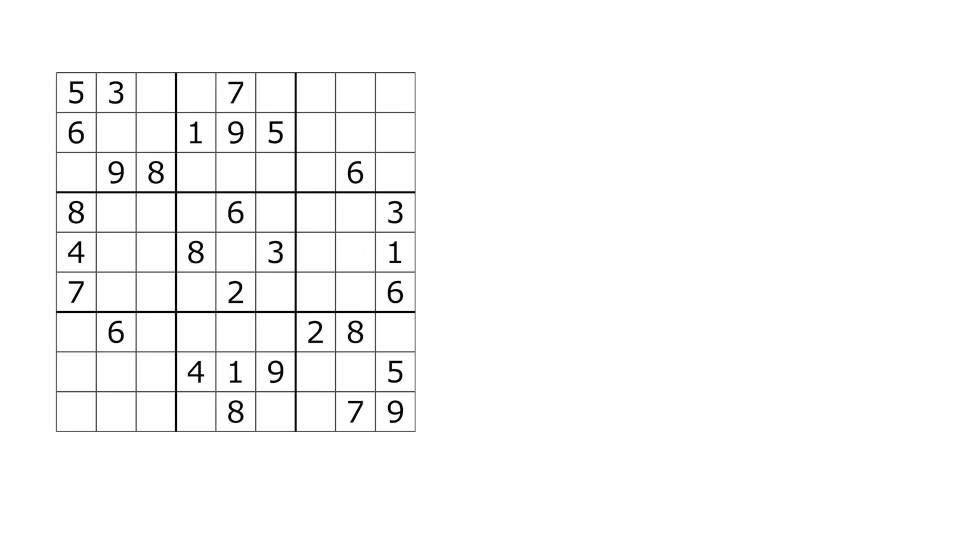
#> input picture frame 14 of breakdown/b.mp4, 1920 x 1080 px (shown at 1/2 size)
$ python edges.py
#> lines starting #> are read from the running program, lines starting #| are printed output that depends on the picture; after the words box and inside, x2 and y2 are one past the last pixel; in counts of white or black regions, pixels touching at a corner belong together
#> in main, frame is the input picture: shape (1080, 1920, 3); min 0, max 255, mean 249.4
import cv2
import numpy as np


def show(*args):
    for i, j in enumerate(args):
        cv2.imshow(str(i), j)
    cv2.waitKey(0)
    cv2.destroyAllWindows()


def process(img):
    kernel = cv2.getStructuringElement(cv2.MORPH_RECT, (2, 2))
    greyscale = img if len(img.shape) == 2 else cv2.cvtColor(img, cv2.COLOR_BGR2GRAY)
    denoise = cv2.GaussianBlur(greyscale, (9, 9), 0)
    thresh = cv2.adaptiveThreshold(denoise, 255, cv2.ADAPTIVE_THRESH_GAUSSIAN_C, cv2.THRESH_BINARY, 11, 2)
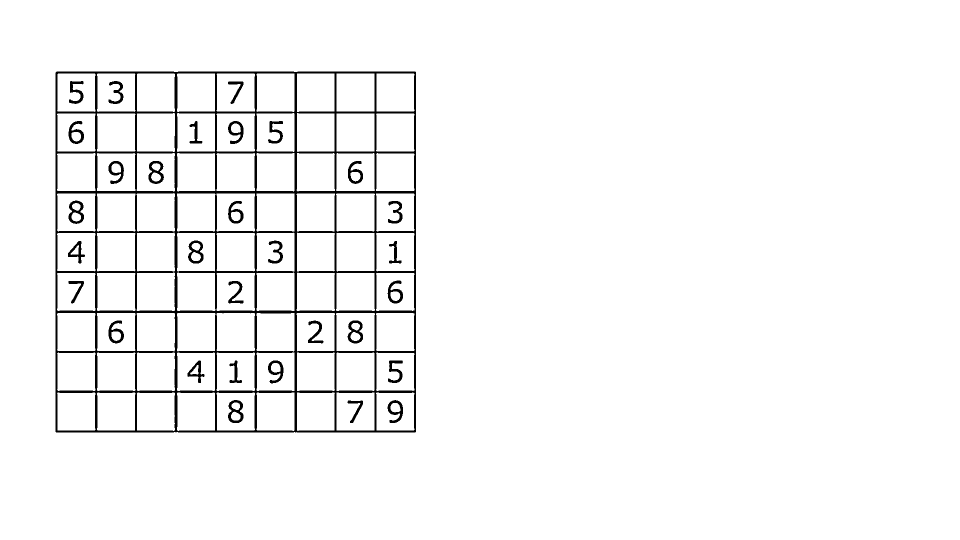
#> thresh: shape (1080, 1920) (shown at 1/2 size); 96.3% white; 31 black regions, largest, box (x1, y1, x2, y2) and area: (111, 143, 832, 865) 60151, (456, 800, 487, 846) 678, (137, 401, 168, 448) 674
    inverted = cv2.bitwise_not(thresh, 0)
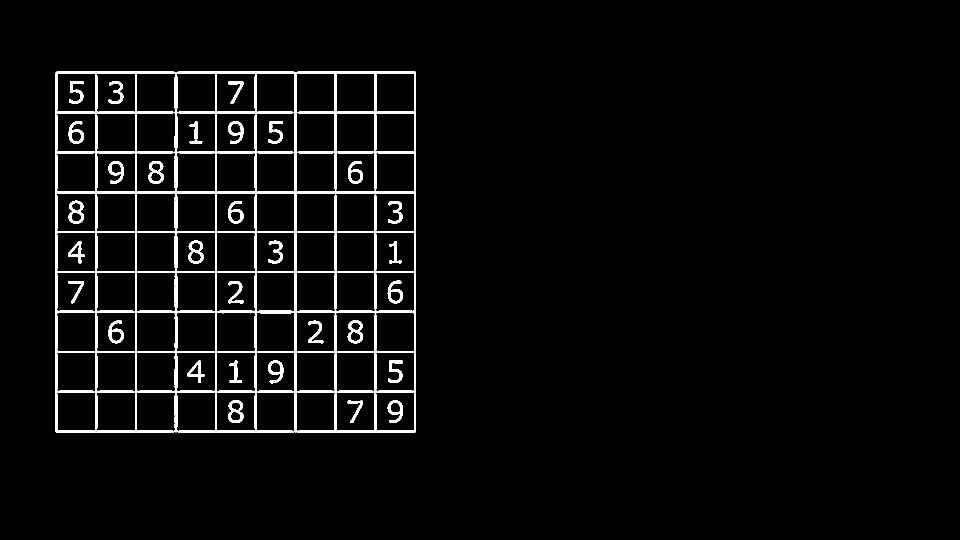
#> inverted: shape (1080, 1920) (shown at 1/2 size); 3.7% white; 31 white regions, largest, box (x1, y1, x2, y2) and area: (111, 143, 832, 865) 60151, (456, 800, 487, 846) 678, (137, 401, 168, 448) 674
    morph = cv2.morphologyEx(inverted, cv2.MORPH_OPEN, kernel)
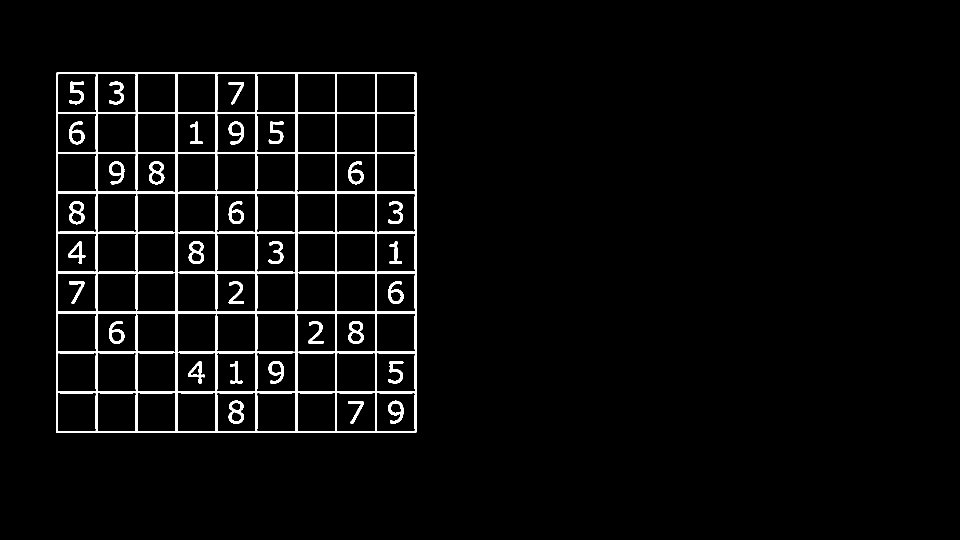
#> morph: shape (1080, 1920) (shown at 1/2 size); 3.7% white; 31 white regions, largest, box (x1, y1, x2, y2) and area: (112, 144, 833, 866) 60148, (457, 801, 488, 847) 678, (138, 402, 169, 449) 674
    dilated = cv2.dilate(morph, kernel, iterations=1)
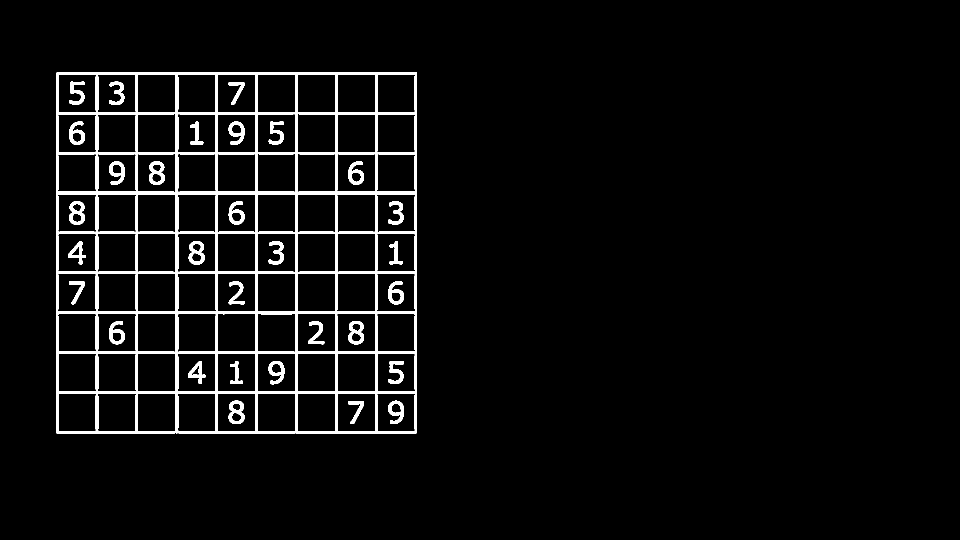
#> dilated: shape (1080, 1920) (shown at 1/2 size); 4.6% white; 31 white regions
    return dilated


def get_edges(img):
    contours, hire = cv2.findContours(img, cv2.RETR_EXTERNAL, cv2.CHAIN_APPROX_SIMPLE)
#> contours = 1 contour; box (x1, y1, x2, y2) and area: (112, 144, 834, 867) 520540; hire = [[-1, -1, -1, -1]]
    contours = sorted(contours, key=lambda x: cv2.contourArea(x), reverse=True)
    largest_contour = np.squeeze(contours[0])
#> largest_contour = 27 pairs, first value 112 to 833, second value 144 to 866
    return largest_contour


def main(path, out_path, framerate, dims):
    cap = cv2.VideoCapture(path)

    fourcc = cv2.VideoWriter_fourcc(*'XVID')
    out = cv2.VideoWriter(out_path, fourcc, framerate, dims)

    while True:
        # Capture frame-by-frame
        ret, frame = cap.read()

        if frame is None:
            break

        processed = process(frame)
        contour = get_edges(processed)
#> contour has the same summary as largest_contour in get_edges
        cv2.drawContours(frame, [contour], 0, (0, 0, 255), 3)
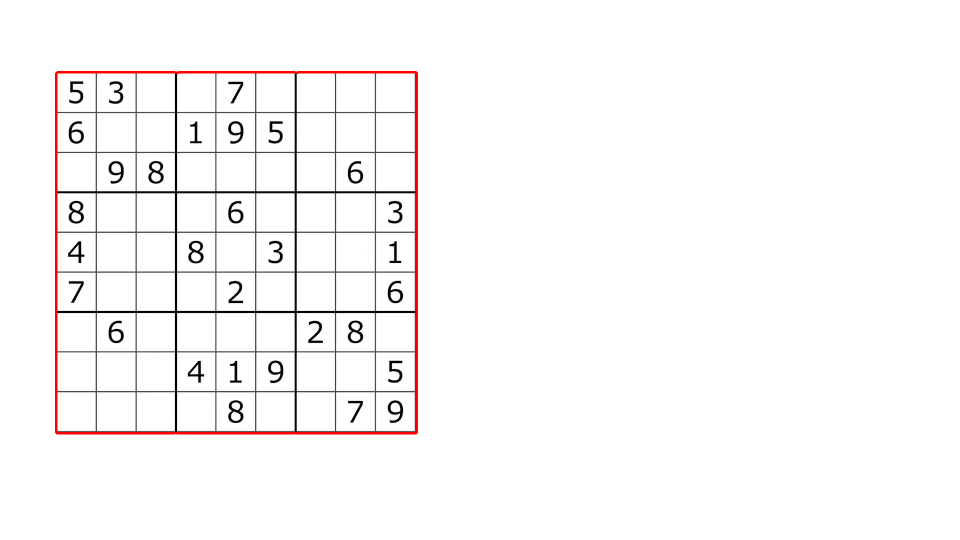
#> frame: shape (1080, 1920, 3) (shown at 1/2 size); 0.69% of pixels changed, all inside (x1, y1, x2, y2) = (110, 142, 836, 869)

        out.write(frame)
        if cv2.waitKey(1) & 0xFF == ord('q'):
#> (key q is pressed here)
            break

    # When everything done, release the capture
    cap.release()
    cv2.destroyAllWindows()

if __name__ == '__main__':
    main('b.mp4', 'edges.avi', 30.0, (1920, 1080))

$ run again, starting later in the video
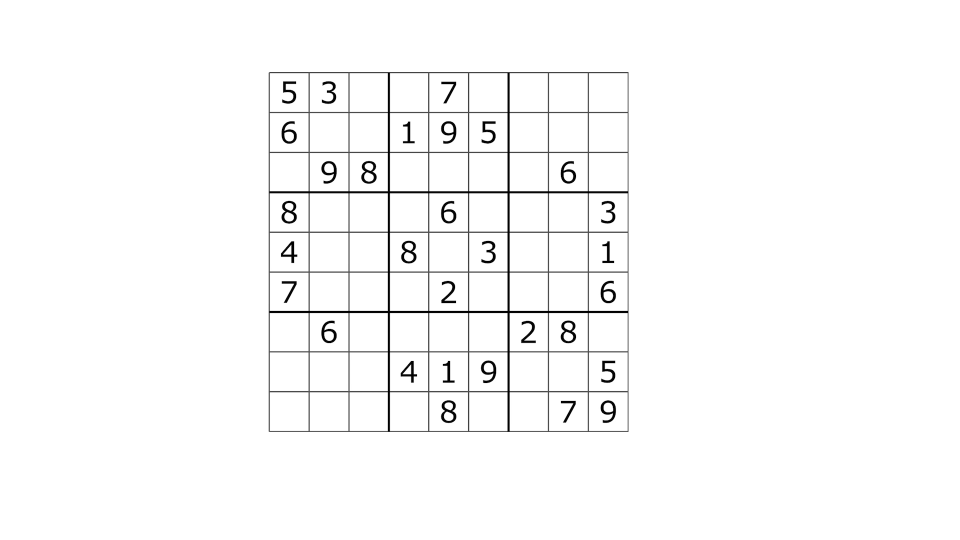
#> input picture frame 67 of breakdown/b.mp4, 1920 x 1080 px (shown at 1/2 size)
#> in main, frame is the input picture: shape (1080, 1920, 3); min 0, max 255, mean 249.4
#> thresh: shape (1080, 1920); 96.3% white; 31 black regions, largest, box (x1, y1, x2, y2) and area: (536, 143, 1258, 865) 59693, (802, 481, 833, 527) 675, (882, 800, 913, 846) 675
#> morph: shape (1080, 1920); 3.7% white; 31 white regions, largest, box (x1, y1, x2, y2) and area: (537, 144, 1259, 866) 59693, (803, 482, 834, 528) 675, (883, 801, 914, 847) 675
#> in process, `dilated = cv2.dilate(morph, kernel, iterations=1)`:
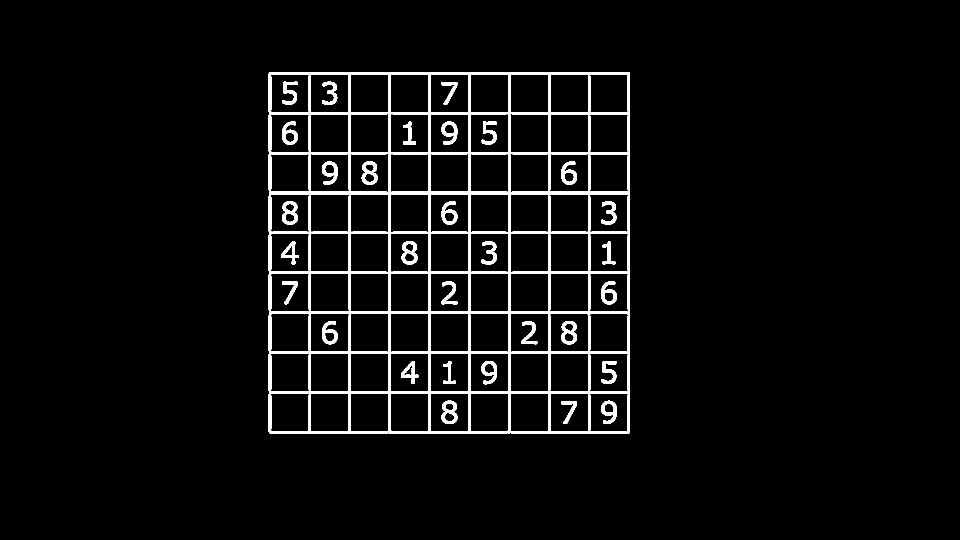
#> dilated: shape (1080, 1920) (shown at 1/2 size); 4.5% white; 31 white regions
#> contours = 1 contour; box (x1, y1, x2, y2) and area: (537, 144, 1260, 867) 521196; hire = [[-1, -1, -1, -1]]
#> largest_contour = 66 pairs, first value 537 to 1259, second value 144 to 866
#> contour has the same summary as largest_contour in get_edges
#> in main, `cv2.drawContours(frame, [contour], 0, (0, 0, 255), 3)`:
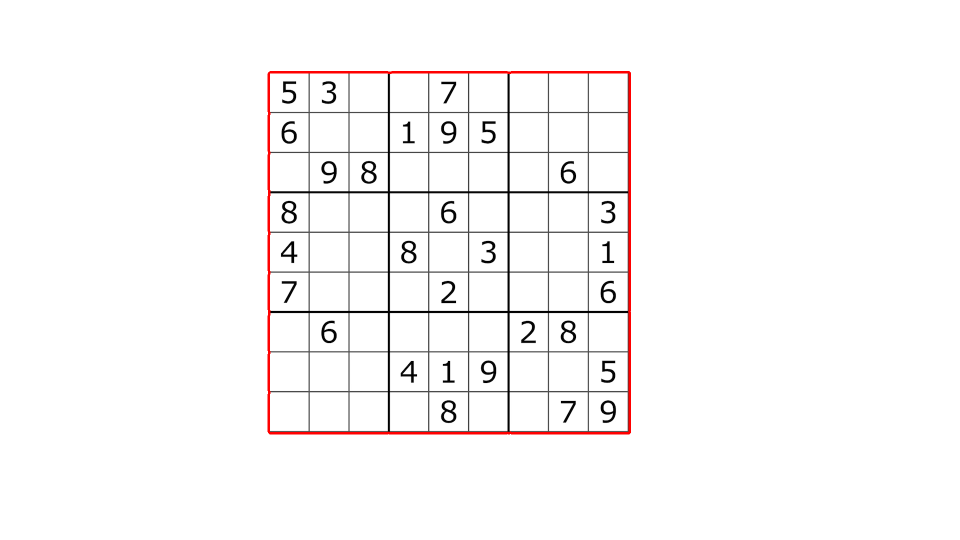
#> frame: shape (1080, 1920, 3) (shown at 1/2 size); 0.69% of pixels changed, all inside (x1, y1, x2, y2) = (535, 142, 1262, 869)

$ run again, starting later in the video
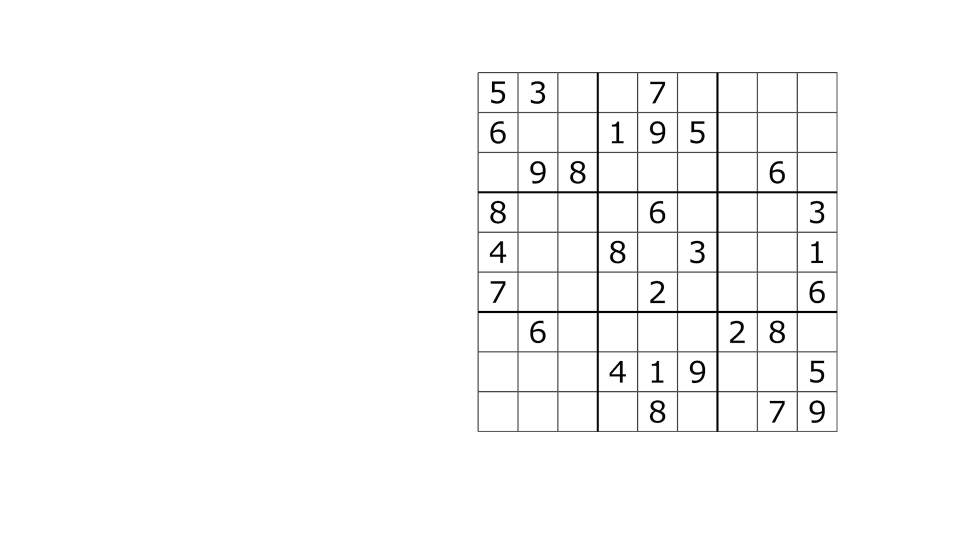
#> input picture frame 119 of breakdown/b.mp4, 1920 x 1080 px (shown at 1/2 size)
#> in main, frame is the input picture: shape (1080, 1920, 3); min 0, max 255, mean 249.4
#> thresh: shape (1080, 1920); 96.4% white; 31 black regions, largest, box (x1, y1, x2, y2) and area: (954, 143, 1676, 865) 59193, (1140, 322, 1171, 368) 674, (1220, 481, 1251, 527) 672
#> morph: shape (1080, 1920); 3.6% white; 31 white regions, largest, box (x1, y1, x2, y2) and area: (955, 144, 1677, 866) 59193, (1141, 323, 1172, 369) 674, (1221, 482, 1252, 528) 672
#> in process, `dilated = cv2.dilate(morph, kernel, iterations=1)`:
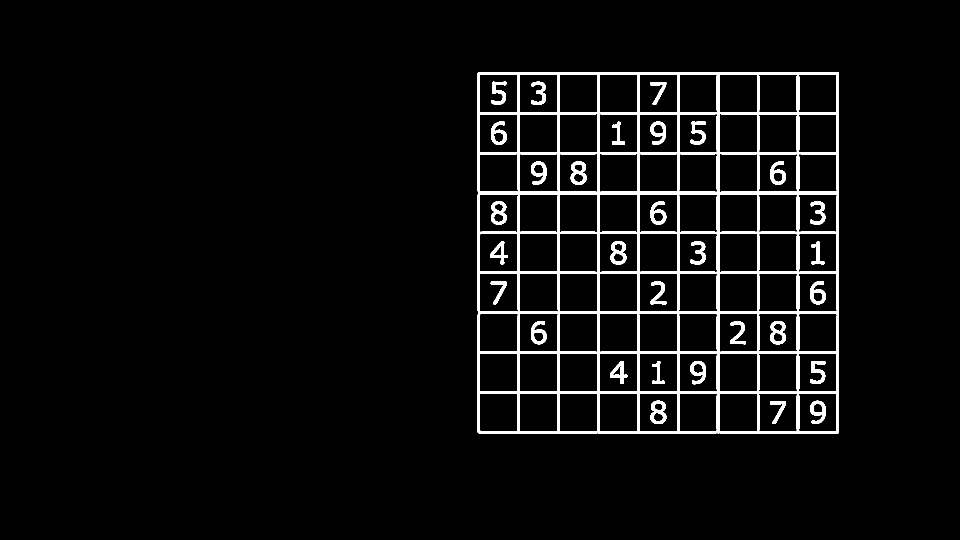
#> dilated: shape (1080, 1920) (shown at 1/2 size); 4.5% white; 31 white regions
#> contours = 1 contour; box (x1, y1, x2, y2) and area: (955, 144, 1678, 867) 521238; hire = [[-1, -1, -1, -1]]
#> largest_contour = 45 pairs, first value 955 to 1677, second value 144 to 866
#> contour has the same summary as largest_contour in get_edges
#> in main, `cv2.drawContours(frame, [contour], 0, (0, 0, 255), 3)`:
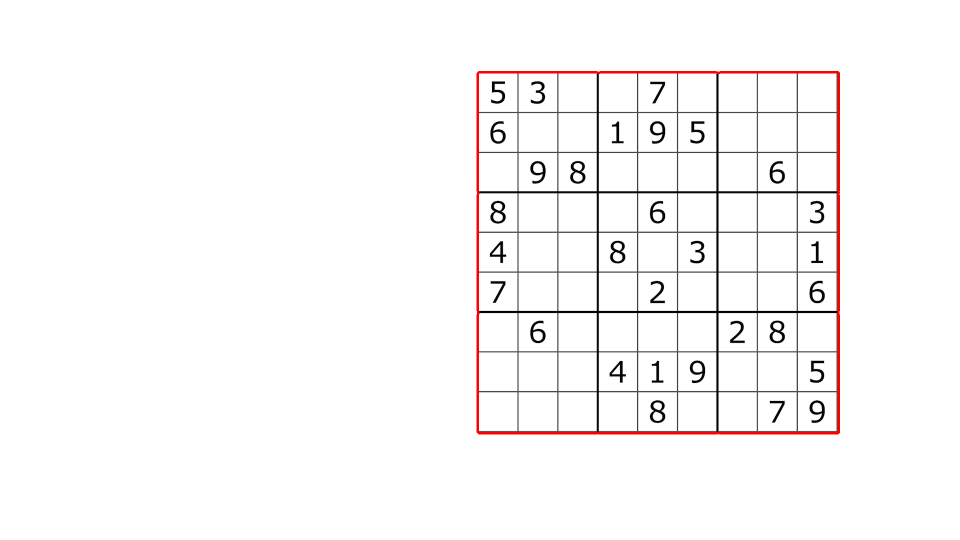
#> frame: shape (1080, 1920, 3) (shown at 1/2 size); 0.69% of pixels changed, all inside (x1, y1, x2, y2) = (953, 142, 1680, 869)
